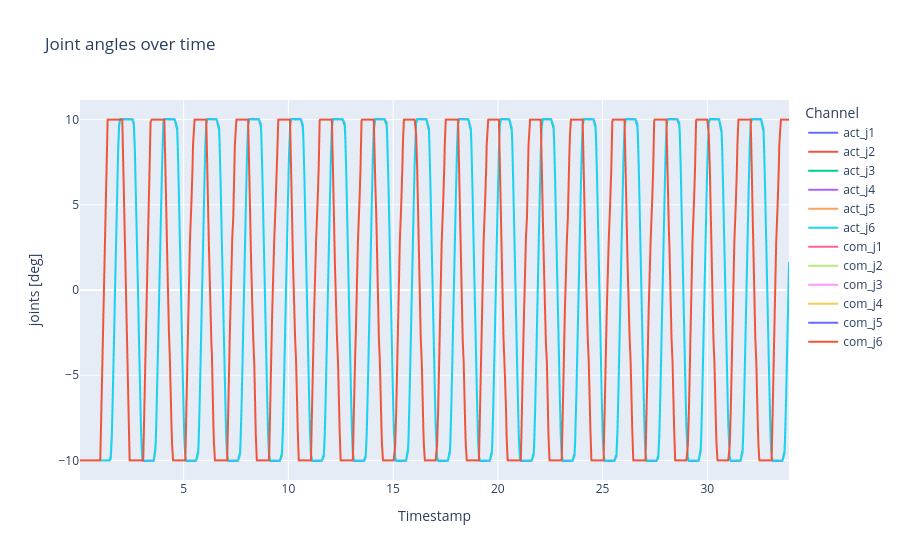

Notebook code for this chart:
### Markdown cell above
Joint angles over time

### Code cell
# 1) DataFrame anlegen
df = pd.DataFrame({
    'timestamp': timestamps,
    'act_j1': act_j[:, 0],
    'act_j2': act_j[:, 1],
    'act_j3': act_j[:, 2],
    'act_j4': act_j[:, 3],
    'act_j5': act_j[:, 4],
    'act_j6': act_j[:, 5],
    'com_j1': com_j[:, 0],
    'com_j2': com_j[:, 1],
    'com_j3': com_j[:, 2],
    'com_j4': com_j[:, 3],
    'com_j5': com_j[:, 4],
    'com_j6': com_j[:, 5]
})

# 1) In Long-Form umwandeln
df_long = df.melt(
    id_vars='timestamp',
    value_vars=df.columns[1:],
    var_name='Channel',
    value_name='joints [deg]'
)

# 2) Plot bauen
fig = px.line(
    df_long,
    x='timestamp',
    y='joints [deg]',
    color='Channel',
    title="Joint angles over time",
    labels={'timestamp': 'Timestamp'}
)

# 3) Achsen anpassen
fig.update_xaxes(
    tickformat="%H:%M:%S\n%d-%m-%Y",
)

fig.show()

### Figure 1 — Plotly figure (JSON) as saved in the notebook; plotly's stock layout.template omitted (floating-point values rounded to 4 significant figures; data arrays with more than 128 entries replaced by an {"elided": "..."} marker saying what was removed)
{"data": [{"hovertemplate": "Channel=act_j1<br>Timestamp=%{x}<br>joints [deg]=%{y}<extra></extra>", "legendgroup": "act_j1", "line": {"color": "#636efa", "dash": "solid"}, "marker": {"symbol": "circle"}, "mode": "lines", "name": "act_j1", "showlegend": true, "type": "scattergl", "x": {"elided": "643 float values"}, "xaxis": "x", "y": {"elided": "643 float values"}, "yaxis": "y"}, {"hovertemplate": "Channel=act_j2<br>Timestamp=%{x}<br>joints [deg]=%{y}<extra></extra>", "legendgroup": "act_j2", "line": {"color": "#EF553B", "dash": "solid"}, "marker": {"symbol": "circle"}, "mode": "lines", "name": "act_j2", "showlegend": true, "type": "scattergl", "x": {"elided": "643 float values"}, "xaxis": "x", "y": {"elided": "643 float values"}, "yaxis": "y"}, {"hovertemplate": "Channel=act_j3<br>Timestamp=%{x}<br>joints [deg]=%{y}<extra></extra>", "legendgroup": "act_j3", "line": {"color": "#00cc96", "dash": "solid"}, "marker": {"symbol": "circle"}, "mode": "lines", "name": "act_j3", "showlegend": true, "type": "scattergl", "x": {"elided": "643 float values"}, "xaxis": "x", "y": {"elided": "643 float values"}, "yaxis": "y"}, {"hovertemplate": "Channel=act_j4<br>Timestamp=%{x}<br>joints [deg]=%{y}<extra></extra>", "legendgroup": "act_j4", "line": {"color": "#ab63fa", "dash": "solid"}, "marker": {"symbol": "circle"}, "mode": "lines", "name": "act_j4", "showlegend": true, "type": "scattergl", "x": {"elided": "643 float values"}, "xaxis": "x", "y": {"elided": "643 float values"}, "yaxis": "y"}, {"hovertemplate": "Channel=act_j5<br>Timestamp=%{x}<br>joints [deg]=%{y}<extra></extra>", "legendgroup": "act_j5", "line": {"color": "#FFA15A", "dash": "solid"}, "marker": {"symbol": "circle"}, "mode": "lines", "name": "act_j5", "showlegend": true, "type": "scattergl", "x": {"elided": "643 float values"}, "xaxis": "x", "y": {"elided": "643 float values"}, "yaxis": "y"}, {"hovertemplate": "Channel=act_j6<br>Timestamp=%{x}<br>joints [deg]=%{y}<extra></extra>", "legendgroup": "act_j6", "line": {"color": "#19d3f3", "dash": "solid"}, "marker": {"symbol": "circle"}, "mode": "lines", "name": "act_j6", "showlegend": true, "type": "scattergl", "x": {"elided": "643 float values"}, "xaxis": "x", "y": {"elided": "643 float values"}, "yaxis": "y"}, {"hovertemplate": "Channel=com_j1<br>Timestamp=%{x}<br>joints [deg]=%{y}<extra></extra>", "legendgroup": "com_j1", "line": {"color": "#FF6692", "dash": "solid"}, "marker": {"symbol": "circle"}, "mode": "lines", "name": "com_j1", "showlegend": true, "type": "scattergl", "x": {"elided": "643 float values"}, "xaxis": "x", "y": {"elided": "643 float values"}, "yaxis": "y"}, {"hovertemplate": "Channel=com_j2<br>Timestamp=%{x}<br>joints [deg]=%{y}<extra></extra>", "legendgroup": "com_j2", "line": {"color": "#B6E880", "dash": "solid"}, "marker": {"symbol": "circle"}, "mode": "lines", "name": "com_j2", "showlegend": true, "type": "scattergl", "x": {"elided": "643 float values"}, "xaxis": "x", "y": {"elided": "643 float values"}, "yaxis": "y"}, {"hovertemplate": "Channel=com_j3<br>Timestamp=%{x}<br>joints [deg]=%{y}<extra></extra>", "legendgroup": "com_j3", "line": {"color": "#FF97FF", "dash": "solid"}, "marker": {"symbol": "circle"}, "mode": "lines", "name": "com_j3", "showlegend": true, "type": "scattergl", "x": {"elided": "643 float values"}, "xaxis": "x", "y": {"elided": "643 float values"}, "yaxis": "y"}, {"hovertemplate": "Channel=com_j4<br>Timestamp=%{x}<br>joints [deg]=%{y}<extra></extra>", "legendgroup": "com_j4", "line": {"color": "#FECB52", "dash": "solid"}, "marker": {"symbol": "circle"}, "mode": "lines", "name": "com_j4", "showlegend": true, "type": "scattergl", "x": {"elided": "643 float values"}, "xaxis": "x", "y": {"elided": "643 float values"}, "yaxis": "y"}, {"hovertemplate": "Channel=com_j5<br>Timestamp=%{x}<br>joints [deg]=%{y}<extra></extra>", "legendgroup": "com_j5", "line": {"color": "#636efa", "dash": "solid"}, "marker": {"symbol": "circle"}, "mode": "lines", "name": "com_j5", "showlegend": true, "type": "scattergl", "x": {"elided": "643 float values"}, "xaxis": "x", "y": {"elided": "643 float values"}, "yaxis": "y"}, {"hovertemplate": "Channel=com_j6<br>Timestamp=%{x}<br>joints [deg]=%{y}<extra></extra>", "legendgroup": "com_j6", "line": {"color": "#EF553B", "dash": "solid"}, "marker": {"symbol": "circle"}, "mode": "lines", "name": "com_j6", "showlegend": true, "type": "scattergl", "x": {"elided": "643 float values"}, "xaxis": "x", "y": {"elided": "643 float values"}, "yaxis": "y"}], "layout": {"legend": {"title": {"text": "Channel"}, "tracegroupgap": 0}, "title": {"text": "Joint angles over time"}, "xaxis": {"anchor": "y", "domain": [0, 1], "tickformat": "%H:%M:%S\n%d-%m-%Y", "title": {"text": "Timestamp"}}, "yaxis": {"anchor": "x", "domain": [0, 1], "title": {"text": "joints [deg]"}}}}
